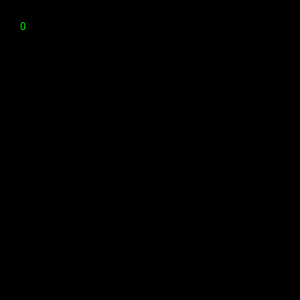
Frame 1 (no input)
Frame 60 (the mouse pressed at the canvas centre just before this capture): identical to frame 1, image omitted
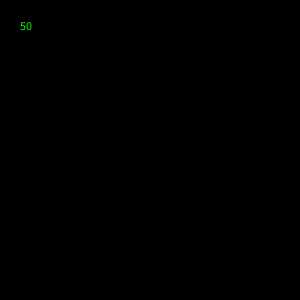
Frame 120 (the mouse held since frame 60 and released just before this capture)

The Processing sketch that drew these frames (run headless with seeded random() and noise(); from frame 60 on, the mouse is pressed at the canvas centre):

// Processing sketch: return_values_in_classes
// ── return_values_in_classes.pde
Car myCar;
int currSpeed;

void setup() {
  size(300, 300);
  myCar = new Car();
  myCar.setSpeed(50);
}

void draw() { 
  background(0);
  fill(0,255,0);
  myCar.setSpeed(mouseX / 3);
  currSpeed = myCar.getSpeed();
  text(currSpeed, 20,30);
}
class Car {
  private int speed;
 
  public void setSpeed(int s){
    speed = s;
  }
 
  public int getSpeed(){
    return speed;
  }
}
